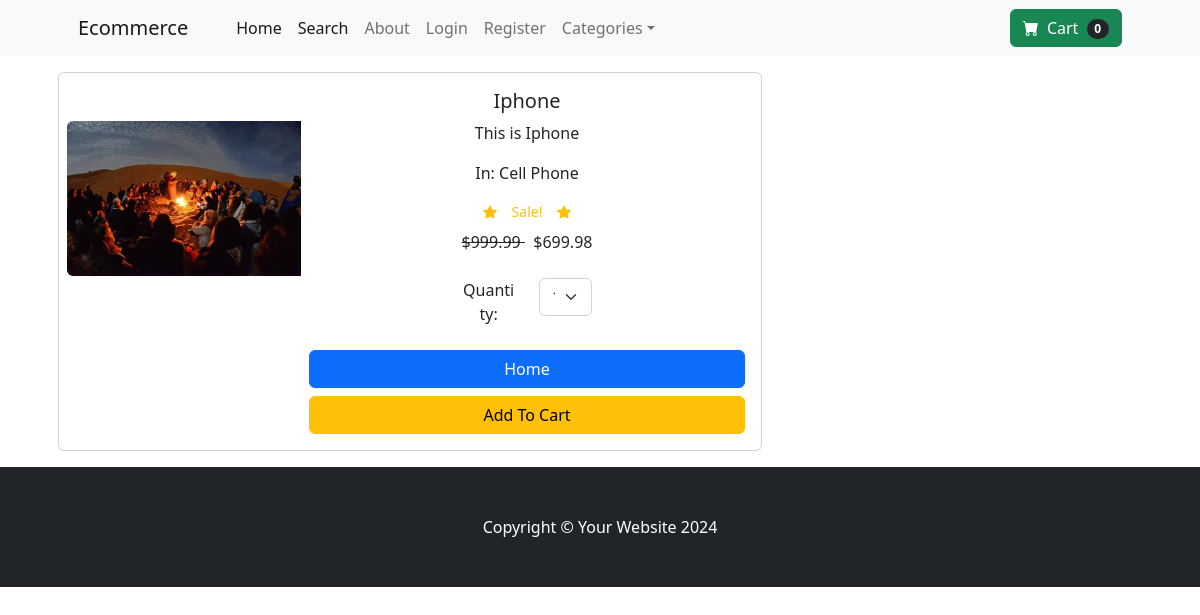
Page /product/1 on the committed database.
### store_app/models.py (models this page shows, shortened)
class Product(models.Model):
    name=models.CharField(max_length=100)
    price=models.DecimalField(default=0, decimal_places=2, max_digits=6)
    category=models.ForeignKey(Category, on_delete=models.CASCADE, default=1)
    description=models.CharField(max_length=250, default='', blank=True, null=True)
    image=models.ImageField(upload_to='uploads/product/')
    is_sale=models.BooleanField(default=False)
    sale_price=models.DecimalField(default=0, decimal_places=2, max_digits=6)

class Category(models.Model):
    name = models.CharField(max_length=50)
    def __str__(self) :
        return self.name
    class Meta:
        verbose_name_plural='categories'

### store_app/views.py (the view)
# urls.py: path('product/<int:pk>', views.product, name='product'),
def product(request, pk):
    product= Product.objects.get(id=pk)
    context={'product':product}
    return render(request, 'store_app/product.html',context)

### cart_app/cart.py (called while the page is built)
    def __len__(self):
        return len(self.cart)

### cart_app/context_processors.py (called while the page is built)
def cart(request):
    context={'cart':Cart(request)}
    return context

### store_app/templates/store_app/product.html (shortened to what this page needs)
{% extends 'store_app/base.html' %}
{% block content %}
<div class="container">
    <div class="row">
        <div class="col-8">
            <div class="card mb-3 m-3" >
                <div class="row g-0">
                  <div class="col-md-4">
                    <img src="{{ product.image.url }}" class="img-fluid rounded-start m-2  mt-5" alt="...">
                  </div>
                  <div class="col-md-8">
                    <div class="card-body">
                        <center>
                      <h5 class="card-title">{{ product.name }}</h5>
                      <p class="card-text justified">{{ product.description }}</p>
                      <p class="card-text"> In: {{ product.category }}</p>
                      {% if product.is_sale %}
                                    <div class="d-flex justify-content-center small text-warning mb-2">
                                        <div class="bi-star-fill"></div>
                                        &nbsp;&nbsp;&nbsp;
                                        Sale!
                                        &nbsp;&nbsp;&nbsp;
                                        <div class="bi-star-fill"></div>
                                    </div>
                                       <strike> ${{ product.price }} </strike>
                                       &nbsp;
                                       ${{ product.sale_price }}
                      {% else %}
                      ${{ product.price }}
                      {% endif %}
                      <br><br>
                      <div class="row justify-content-center">
                        <div class="col-md-2">
                        Quantity:
                        </div>
                        <div class="col-md-2">
                          <select class="form-select" aria-label="Default select example" id="qty-cart">
                            <option value="1">1</option>
                          </select>
                        </div>
                      </div>
                    </center>
                      <br>
                      <a href="{% url 'home' %}" class=" btn btn-primary w-100">Home</a>
                    <button type="button" id="add-cart" value="{{ product.id }}" class=" btn btn-warning w-100 mt-2"> Add To Cart </button>
                    </div>
                  </div>
                </div>
              </div>
        </div>
    </div>
</div>
{% endblock %}

### rows in the picture
Product: image (picture), name "Iphone", description "This is Iphone", category "Cell Phone", price "999.99", sale_price "699.98"

### other values in the picture
{{ cart|length }} "0"
